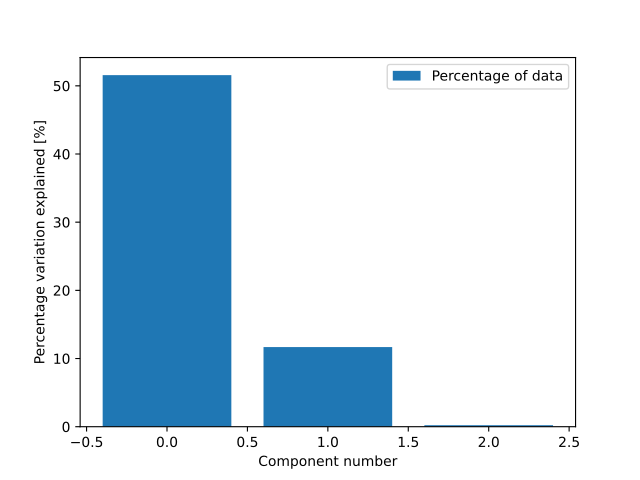

The script that drew this image:
from tlviz.visualisation import percentage_variation_plot
from tlviz.data import simulated_random_cp_tensor
import matplotlib.pyplot as plt
cp_tensor, dataset = simulated_random_cp_tensor(shape=(5,10,15), rank=3, noise_level=0.5, seed=0)
percentage_variation_plot(cp_tensor, dataset, method="data")
# Expected:
## <AxesSubplot:xlabel='Component number', ylabel='Percentage variation explained [%]'>
plt.show()
